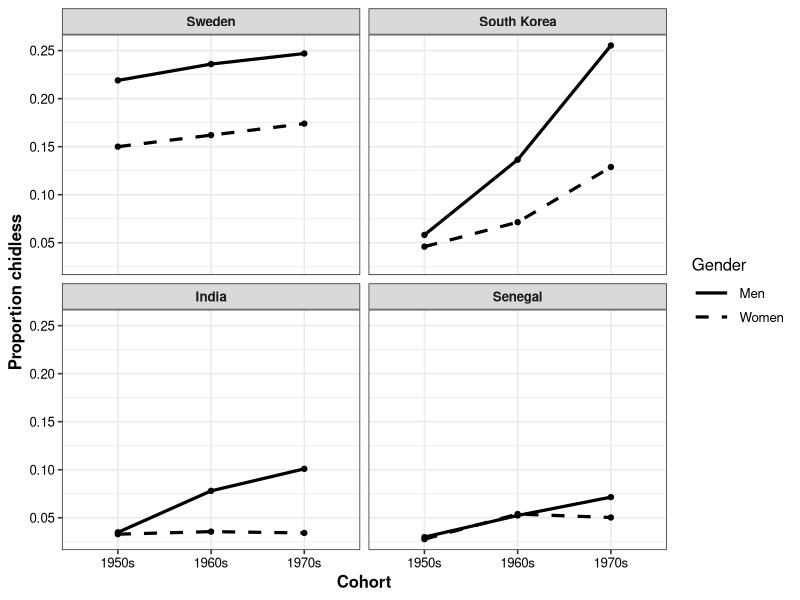

This chart was generated by the following R code:
### Childlessness country comparison ###########################################

library(tidyverse)
plotheight <- 9
plotwidth <- 9


### Data #######################################################################

# Sweden
Sweden <- data.frame(Country=rep("Sweden",6),
                     Cohort=c("1950s","1960s","1970s",
                              "1950s","1960s","1970s"),
                     Gender=c(rep("Men",3),rep("Women",3)),
                     Childless=c(0.219,0.236,0.247,
                                 0.150,0.162,0.174))  

SwedenCohort <- c("1950s","1960s","1970-78")

# Korea
Korea <- data.frame(Country=rep("South Korea",6),
                    Cohort=c("1950s","1960s","1970s",
                             "1950s","1960s","1970s"),
                    Gender=c(rep("Men",3),rep("Women",3)),
                    Childless=c(0.05814,0.13644,0.25531,
                                0.04591,0.07137,0.12881))  

KoreaCohort <- c("1950s","1960s","1970-77")

# Senegal
Senegal <- data.frame(Country=rep("Senegal",6),
                      Cohort=c("1950s","1960s","1970s",
                               "1950s","1960s","1970s"),
                      Gender=c(rep("Men",3),rep("Women",3)),
                      Childless=c(0.0298699,0.0523904,0.0714854,
                                  0.0277347,0.0538553,0.0502836))

# India 
India <- data.frame(Country=rep("India",6),
                      Cohort=c("1950s","1960s","1970s",
                               "1950s","1960s","1970s"),
                      Gender=c(rep("Men",3),rep("Women",3)),
                      Childless=c(0.0347961,0.0780119,0.1009352,
                                  0.0329084,0.0355627,0.0341814))

# Combination
Childless <- rbind(Sweden,Korea,Senegal,India)

# Factor
Childless$Country <- factor(Childless$Country,
                            levels=c("Sweden","South Korea","India","Senegal"))


### Figure 1 ###################################################################

childless <- Childless |> ggplot(aes(x=Cohort, 
                                     y=Childless, 
                                     group=Gender,
                                     linetype=Gender)) +
  geom_line(linewidth=1.1)+
  geom_point()+
  scale_linetype_manual(values=c("solid","dashed"))+
  labs(y="Proportion chidless")+
  facet_wrap(~Country)+
  theme_bw(base_size=12) +
  theme(axis.text=element_text(colour="black"), 
        axis.title = element_text(face="bold"), 
        legend.key.width = unit(1,"cm"), 
        strip.text.x = element_text(face="bold"))

ggsave(childless,
       height = plotheight,
       width = plotwidth,
       file="Results/fig_childless.png")
